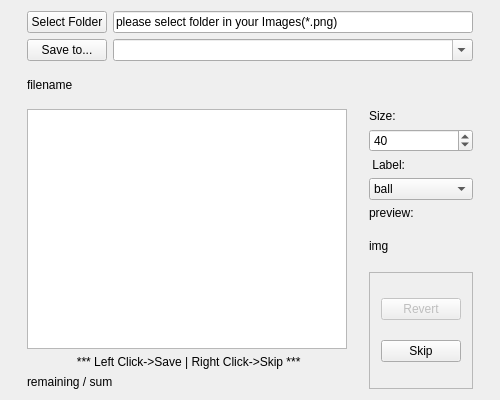
<?xml version="1.0" encoding="UTF-8"?>
<ui version="4.0">
 <class>photoclipping</class>
 <widget class="QWidget" name="photoclipping">
  <property name="geometry">
   <rect>
    <x>0</x>
    <y>0</y>
    <width>500</width>
    <height>400</height>
   </rect>
  </property>
  <property name="sizePolicy">
   <sizepolicy hsizetype="Fixed" vsizetype="Fixed">
    <horstretch>0</horstretch>
    <verstretch>0</verstretch>
   </sizepolicy>
  </property>
  <property name="windowTitle">
   <string>photoclipping</string>
  </property>
  <layout class="QGridLayout" name="gridLayout_3">
   <item row="2" column="0" rowspan="2">
    <widget class="MyQView" name="graphicsImage">
     <property name="sizePolicy">
      <sizepolicy hsizetype="Fixed" vsizetype="Fixed">
       <horstretch>0</horstretch>
       <verstretch>0</verstretch>
      </sizepolicy>
     </property>
     <property name="minimumSize">
      <size>
       <width>320</width>
       <height>240</height>
      </size>
     </property>
    </widget>
   </item>
   <item row="5" column="0">
    <widget class="QLabel" name="labelImageNum">
     <property name="sizePolicy">
      <sizepolicy hsizetype="Preferred" vsizetype="Fixed">
       <horstretch>0</horstretch>
       <verstretch>0</verstretch>
      </sizepolicy>
     </property>
     <property name="text">
      <string>remaining / sum</string>
     </property>
    </widget>
   </item>
   <item row="0" column="0" colspan="2">
    <layout class="QGridLayout" name="gridLayout">
     <item row="0" column="0">
      <widget class="QPushButton" name="pushSelectFolder">
       <property name="text">
        <string>Select Folder</string>
       </property>
      </widget>
     </item>
     <item row="0" column="1">
      <widget class="QLineEdit" name="lineSelectFolder">
       <property name="text">
        <string>please select folder in your Images(*.png)</string>
       </property>
      </widget>
     </item>
     <item row="1" column="0">
      <widget class="QPushButton" name="pushSaveto">
       <property name="text">
        <string>Save to...</string>
       </property>
      </widget>
     </item>
     <item row="1" column="1">
      <widget class="QComboBox" name="comboSaveto">
       <property name="editable">
        <bool>true</bool>
       </property>
      </widget>
     </item>
    </layout>
   </item>
   <item row="3" column="1" rowspan="3">
    <widget class="QFrame" name="frame">
     <property name="sizePolicy">
      <sizepolicy hsizetype="Fixed" vsizetype="Preferred">
       <horstretch>0</horstretch>
       <verstretch>0</verstretch>
      </sizepolicy>
     </property>
     <property name="frameShape">
      <enum>QFrame::StyledPanel</enum>
     </property>
     <property name="frameShadow">
      <enum>QFrame::Raised</enum>
     </property>
     <layout class="QGridLayout" name="gridLayout_2">
      <item row="0" column="0">
       <widget class="QPushButton" name="pushRevert">
        <property name="enabled">
         <bool>false</bool>
        </property>
        <property name="text">
         <string>Revert</string>
        </property>
       </widget>
      </item>
      <item row="1" column="0">
       <widget class="QPushButton" name="pushSkip">
        <property name="text">
         <string>Skip</string>
        </property>
       </widget>
      </item>
     </layout>
    </widget>
   </item>
   <item row="2" column="1">
    <layout class="QVBoxLayout" name="verticalLayout_3">
     <item>
      <widget class="QLabel" name="label_4">
       <property name="text">
        <string>Size:</string>
       </property>
      </widget>
     </item>
     <item>
      <widget class="QSpinBox" name="spinSize">
       <property name="sizePolicy">
        <sizepolicy hsizetype="Preferred" vsizetype="Fixed">
         <horstretch>0</horstretch>
         <verstretch>0</verstretch>
        </sizepolicy>
       </property>
       <property name="maximum">
        <number>999</number>
       </property>
       <property name="value">
        <number>40</number>
       </property>
      </widget>
     </item>
     <item>
      <widget class="QLabel" name="label_3">
       <property name="sizePolicy">
        <sizepolicy hsizetype="Fixed" vsizetype="Fixed">
         <horstretch>0</horstretch>
         <verstretch>0</verstretch>
        </sizepolicy>
       </property>
       <property name="text">
        <string> Label:</string>
       </property>
      </widget>
     </item>
     <item>
      <widget class="QComboBox" name="comboLabel">
       <property name="sizePolicy">
        <sizepolicy hsizetype="Preferred" vsizetype="Fixed">
         <horstretch>0</horstretch>
         <verstretch>0</verstretch>
        </sizepolicy>
       </property>
       <item>
        <property name="text">
         <string>ball</string>
        </property>
       </item>
       <item>
        <property name="text">
         <string>field</string>
        </property>
       </item>
       <item>
        <property name="text">
         <string>goalpole</string>
        </property>
       </item>
       <item>
        <property name="text">
         <string>whiteline</string>
        </property>
       </item>
       <item>
        <property name="text">
         <string>robots</string>
        </property>
       </item>
      </widget>
     </item>
     <item>
      <widget class="QLabel" name="label">
       <property name="sizePolicy">
        <sizepolicy hsizetype="Fixed" vsizetype="Fixed">
         <horstretch>0</horstretch>
         <verstretch>0</verstretch>
        </sizepolicy>
       </property>
       <property name="text">
        <string>preview:</string>
       </property>
      </widget>
     </item>
     <item>
      <widget class="QLabel" name="labelPreview">
       <property name="sizePolicy">
        <sizepolicy hsizetype="Minimum" vsizetype="Minimum">
         <horstretch>0</horstretch>
         <verstretch>0</verstretch>
        </sizepolicy>
       </property>
       <property name="minimumSize">
        <size>
         <width>40</width>
         <height>40</height>
        </size>
       </property>
       <property name="text">
        <string>img</string>
       </property>
      </widget>
     </item>
    </layout>
   </item>
   <item row="4" column="0">
    <widget class="QLabel" name="label_2">
     <property name="sizePolicy">
      <sizepolicy hsizetype="Preferred" vsizetype="Fixed">
       <horstretch>0</horstretch>
       <verstretch>0</verstretch>
      </sizepolicy>
     </property>
     <property name="text">
      <string> *** Left Click-&gt;Save | Right Click-&gt;Skip ***</string>
     </property>
     <property name="alignment">
      <set>Qt::AlignCenter</set>
     </property>
    </widget>
   </item>
   <item row="1" column="0" colspan="2">
    <widget class="QLabel" name="labelFilename">
     <property name="text">
      <string>filename</string>
     </property>
    </widget>
   </item>
  </layout>
 </widget>
 <layoutdefault spacing="6" margin="11"/>
 <customwidgets>
  <customwidget>
   <class>MyQView</class>
   <extends>QGraphicsView</extends>
   <header>MyQView.h</header>
  </customwidget>
 </customwidgets>
 <resources/>
 <connections/>
</ui>
